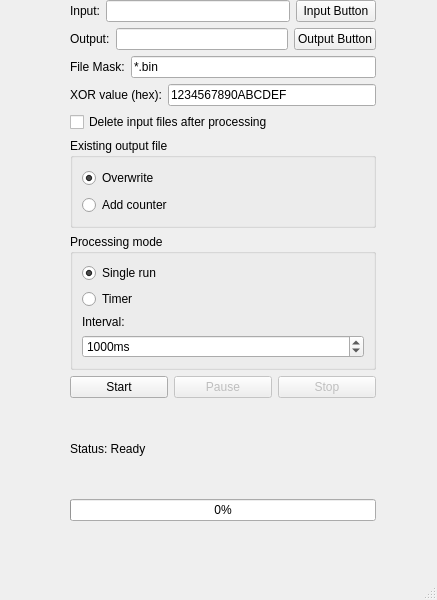
<?xml version="1.0" encoding="UTF-8"?>
<ui version="4.0">
 <class>MainWindow</class>
 <widget class="QMainWindow" name="MainWindow">
  <property name="geometry">
   <rect>
    <x>0</x>
    <y>0</y>
    <width>437</width>
    <height>600</height>
   </rect>
  </property>
  <property name="windowTitle">
   <string>MainWindow</string>
  </property>
  <widget class="QWidget" name="centralwidget">
   <widget class="QWidget" name="verticalLayoutWidget">
    <property name="geometry">
     <rect>
      <x>70</x>
      <y>0</y>
      <width>306</width>
      <height>521</height>
     </rect>
    </property>
    <layout class="QVBoxLayout" name="verticalLayout_2">
     <item>
      <layout class="QHBoxLayout" name="horizontalLayout_5">
       <item>
        <widget class="QLabel" name="InputLable">
         <property name="text">
          <string>Input:</string>
         </property>
        </widget>
       </item>
       <item>
        <widget class="QLineEdit" name="inputPathEdit">
         <property name="text">
          <string/>
         </property>
        </widget>
       </item>
       <item>
        <widget class="QPushButton" name="browseInputButton">
         <property name="text">
          <string>Input Button</string>
         </property>
        </widget>
       </item>
      </layout>
     </item>
     <item>
      <layout class="QHBoxLayout" name="horizontalLayout_4">
       <item>
        <widget class="QLabel" name="OutputLable">
         <property name="text">
          <string>Output:</string>
         </property>
        </widget>
       </item>
       <item>
        <widget class="QLineEdit" name="outputPathEdit">
         <property name="text">
          <string/>
         </property>
        </widget>
       </item>
       <item>
        <widget class="QPushButton" name="browseOutputButton">
         <property name="text">
          <string>Output Button</string>
         </property>
        </widget>
       </item>
      </layout>
     </item>
     <item>
      <layout class="QHBoxLayout" name="horizontalLayout_7">
       <item>
        <widget class="QLabel" name="FileMasklabel">
         <property name="text">
          <string>File Mask:</string>
         </property>
        </widget>
       </item>
       <item>
        <widget class="QLineEdit" name="fileMaskEdit">
         <property name="text">
          <string>*.bin</string>
         </property>
        </widget>
       </item>
      </layout>
     </item>
     <item>
      <layout class="QHBoxLayout" name="horizontalLayout_8">
       <item>
        <widget class="QLabel" name="XORValuelabel">
         <property name="text">
          <string>XOR value (hex):</string>
         </property>
        </widget>
       </item>
       <item>
        <widget class="QLineEdit" name="xorValueEdit">
         <property name="text">
          <string>1234567890ABCDEF</string>
         </property>
        </widget>
       </item>
      </layout>
     </item>
     <item>
      <layout class="QHBoxLayout" name="horizontalLayout_9">
       <item>
        <widget class="QCheckBox" name="deleteInputCheckBox">
         <property name="text">
          <string>Delete input files after processing</string>
         </property>
        </widget>
       </item>
      </layout>
     </item>
     <item>
      <widget class="QGroupBox" name="existingFileGroupBox">
       <property name="title">
        <string>Existing output file</string>
       </property>
       <layout class="QVBoxLayout" name="verticalLayout_3">
        <item>
         <widget class="QRadioButton" name="overwriteRadioButton">
          <property name="text">
           <string>Overwrite</string>
          </property>
          <property name="checked">
           <bool>true</bool>
          </property>
         </widget>
        </item>
        <item>
         <widget class="QRadioButton" name="counterRadioButton">
          <property name="text">
           <string>Add counter</string>
          </property>
         </widget>
        </item>
       </layout>
      </widget>
     </item>
     <item>
      <widget class="QGroupBox" name="processingModeGroupBox">
       <property name="title">
        <string>Processing mode</string>
       </property>
       <layout class="QVBoxLayout" name="verticalLayout_4">
        <property name="spacing">
         <number>-1</number>
        </property>
        <item>
         <widget class="QRadioButton" name="singleRunRadioButton">
          <property name="text">
           <string>Single run</string>
          </property>
          <property name="checked">
           <bool>true</bool>
          </property>
         </widget>
        </item>
        <item>
         <widget class="QRadioButton" name="timerRadioButton">
          <property name="text">
           <string>Timer</string>
          </property>
         </widget>
        </item>
        <item>
         <widget class="QLabel" name="timerIntervalLabel">
          <property name="text">
           <string>Interval:</string>
          </property>
         </widget>
        </item>
        <item>
         <widget class="QSpinBox" name="timerIntervalSpinBox">
          <property name="suffix">
           <string>ms</string>
          </property>
          <property name="minimum">
           <number>100</number>
          </property>
          <property name="maximum">
           <number>3600000</number>
          </property>
          <property name="value">
           <number>1000</number>
          </property>
         </widget>
        </item>
       </layout>
      </widget>
     </item>
     <item>
      <layout class="QHBoxLayout" name="horizontalLayout_15">
       <item>
        <widget class="QPushButton" name="startButton">
         <property name="text">
          <string>Start</string>
         </property>
        </widget>
       </item>
       <item>
        <widget class="QPushButton" name="pauseButton">
         <property name="enabled">
          <bool>false</bool>
         </property>
         <property name="text">
          <string>Pause</string>
         </property>
        </widget>
       </item>
       <item>
        <widget class="QPushButton" name="stopButton">
         <property name="enabled">
          <bool>false</bool>
         </property>
         <property name="text">
          <string>Stop</string>
         </property>
        </widget>
       </item>
      </layout>
     </item>
     <item>
      <widget class="QLabel" name="statusLabel">
       <property name="text">
        <string>Status: Ready</string>
       </property>
      </widget>
     </item>
     <item>
      <widget class="QProgressBar" name="progressBar">
       <property name="value">
        <number>0</number>
       </property>
      </widget>
     </item>
    </layout>
   </widget>
  </widget>
  <widget class="QMenuBar" name="menubar">
   <property name="geometry">
    <rect>
     <x>0</x>
     <y>0</y>
     <width>437</width>
     <height>30</height>
    </rect>
   </property>
  </widget>
  <widget class="QStatusBar" name="statusbar"/>
 </widget>
 <resources/>
 <connections/>
</ui>
